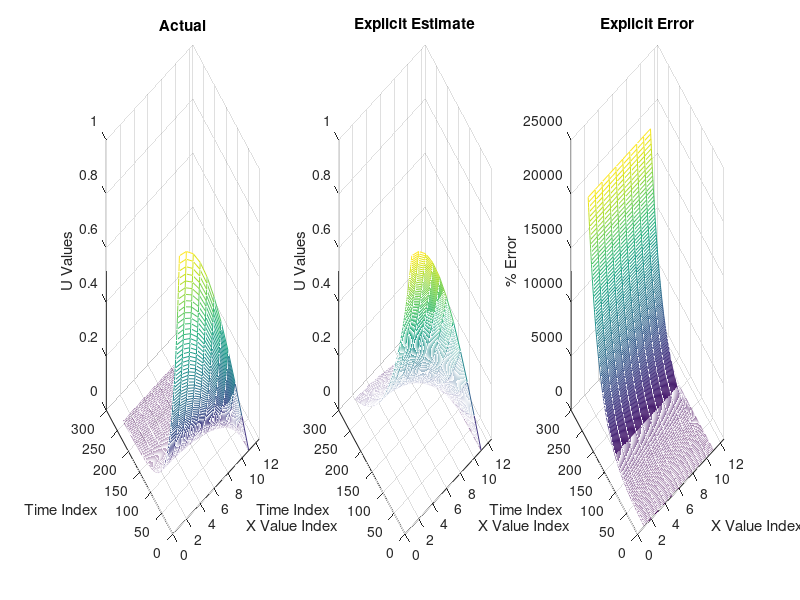
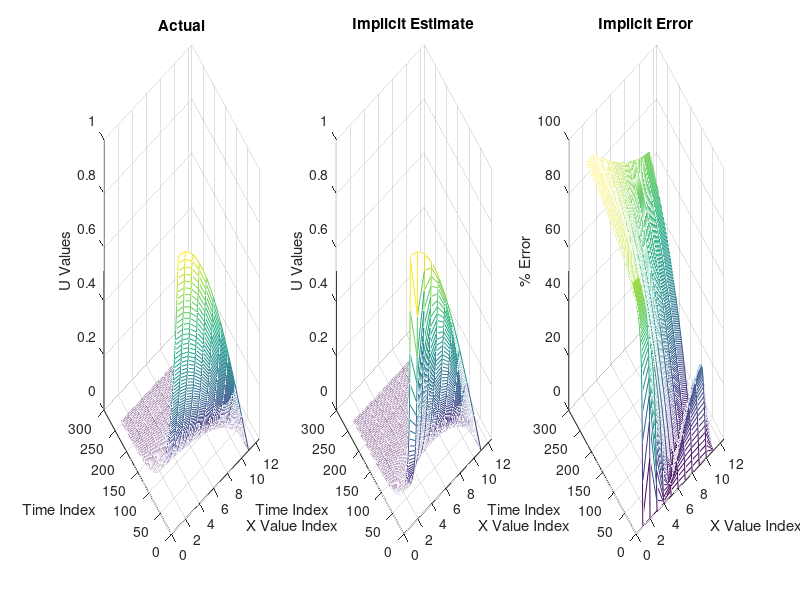
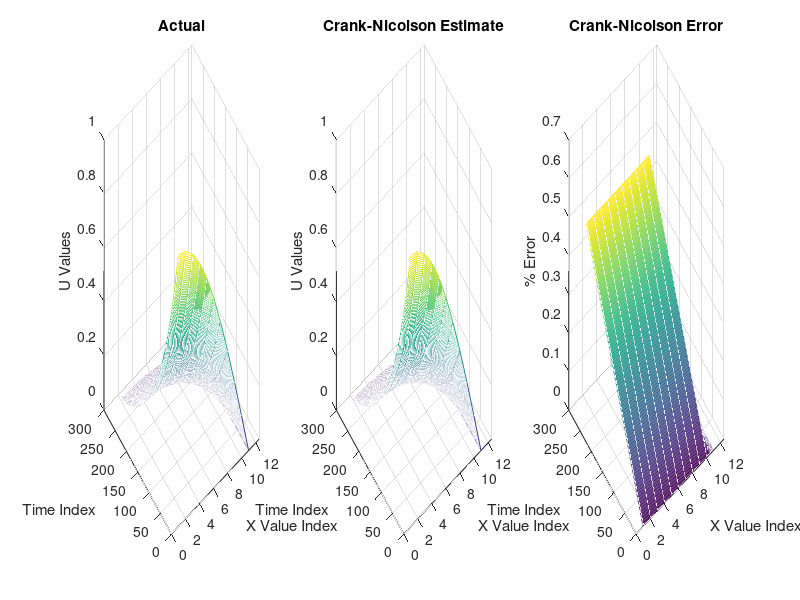
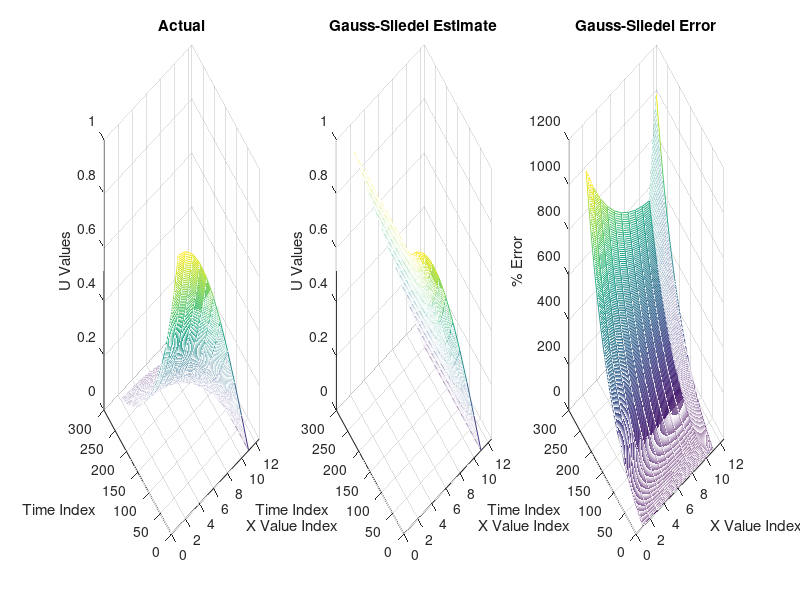

MATLAB code for these plots, in order:
clear; clc;

% Visualization of 10.6.2.1 Explicit Method 
Eactual = csvread('ExplicitBLOCKACTUAL.csv');

Eestimate = csvread('ExplicitBLOCK.csv');
Eerror = csvread('ExplicitERROR.csv');
% E8estimate = csvread('Explicit8BLOCK.csv');
% E8error = csvread('Explicit8ERROR.csv');


figure(1);
% Actual Plot 
subplot(1,3,1);
mesh(Eactual);
xlim([0 12.5]);
title('Actual');
xlabel('X Value Index');
ylabel('Time Index');
zlabel('U Values');

% Explicit Estimate Plot
subplot(1,3,2);
mesh(Eestimate);
xlim([0 12.5]);
title('Explicit Estimate');
xlabel('X Value Index');
ylabel('Time Index');
zlabel('U Values');

% Explicit Estimate Error
subplot(1,3,3);
mesh(Eerror);
xlim([0 12.5]);
title('Explicit Error');
xlabel('X Value Index');
ylabel('Time Index');
zlabel('% Error');

% % Explicit Estimate .8
% subplot(2,3,5);
% mesh(E8estimate);
% xlim([0 11.5]);
% title('Explicit .8 Estimate');
% xlabel('X Value Index');
% ylabel('Time Index');
% zlabel('U Values');
% 
% % Explicit .8 Error
% subplot(2,3,6);
% mesh(E8error);
% xlim([0 11.5]);
% title('Explicit .8 ERROR');
% xlabel('X Value Index');
% ylabel('Time Index');
% zlabel('% Error');




%% Visualization of 10.6.2.2 Implicit Method 

Eactual = csvread('ImplicitBLOCKACTUAL.csv');

Eestimate = csvread('ImplicitBLOCK.csv');
Eerror = csvread('ImplicitERROR.csv');
% E8estimate = csvread('Implicit8BLOCK.csv');
% E8error = csvread('Implicit8ERROR.csv');


figure(2);
% Actual Plot 
subplot(1,3,1);
mesh(Eactual);
xlim([0 12.5]);
title('Actual');
xlabel('X Value Index');
ylabel('Time Index');
zlabel('U Values');

% Implicit Estimate Plot
subplot(1,3,2);
mesh(Eestimate);
xlim([0 12.5]);
title('Implicit Estimate');
xlabel('X Value Index');
ylabel('Time Index');
zlabel('U Values');

% Implicit Estimate Error
subplot(1,3,3);
mesh(Eerror);
xlim([0 12.5]);
title('Implicit Error');
xlabel('X Value Index');
ylabel('Time Index');
zlabel('% Error');

% % Implicit Estimate .8
% subplot(2,3,5);
% mesh(E8estimate);
% xlim([0 11.5]);
% title('Implicit .8 Estimate');
% xlabel('X Value Index');
% ylabel('Time Index');
% zlabel('U Values');
% 
% % Implicit .8 Error
% subplot(2,3,6);
% mesh(E8error);
% xlim([0 11.5]);
% title('Implicit .8 ERROR');
% xlabel('X Value Index');
% ylabel('Time Index');
% zlabel('% Error');

%% Visualization of 10.6.2.3 Crank Nicolson Method 

Eactual = csvread('CNBLOCKACTUAL.csv');

Eestimate = csvread('CNBLOCK.csv');
Eerror = csvread('CNERROR.csv');
% E8estimate = csvread('Implicit8BLOCK.csv');
% E8error = csvread('Implicit8ERROR.csv');


figure(3);
% Actual Plot 
subplot(1,3,1);
mesh(Eactual);
xlim([0 12.5]);
title('Actual');
xlabel('X Value Index');
ylabel('Time Index');
zlabel('U Values');

% Crank-Nicolson Estimate Plot
subplot(1,3,2);
mesh(Eestimate);
xlim([0 12.5]);
title('Crank-Nicolson Estimate');
xlabel('X Value Index');
ylabel('Time Index');
zlabel('U Values');

% Crank-Nicolson Estimate Error
subplot(1,3,3);
mesh(Eerror);
xlim([0 12.5]);
title('Crank-Nicolson Error');
xlabel('X Value Index');
ylabel('Time Index');
zlabel('% Error');

% % Crank-Nicolson Estimate .8
% subplot(2,3,5);
% mesh(E8estimate);
% xlim([0 11.5]);
% title('Crank-Nicolson .8 Estimate');
% xlabel('X Value Index');
% ylabel('Time Index');
% zlabel('U Values');
% 
% % Crank-Nicolson .8 Error
% subplot(2,3,6);
% mesh(E8error);
% xlim([0 11.5]);
% title('Crank-Nicolson .8 ERROR');
% xlabel('X Value Index');
% ylabel('Time Index');
% zlabel('% Error');


%% Visualization of 10.6.2.3 Gauss Sliedel Method 

Eactual = csvread('GaussBLOCKACTUAL.csv');

Eestimate = csvread('GaussBLOCK.csv');
Eerror = csvread('GaussERROR.csv');
% E8estimate = csvread('Gauss8BLOCK.csv');
% E8error = csvread('Gauss8ERROR.csv');


figure(4);
% Actual Plot 
subplot(1,3,1);
mesh(Eactual);
xlim([0 12.5]);
title('Actual');
xlabel('X Value Index');
ylabel('Time Index');
zlabel('U Values');

% Crank-Nicolson Estimate Plot
subplot(1,3,2);
mesh(Eestimate);
xlim([0 12.5]);
title('Gauss-Sliedel Estimate');
xlabel('X Value Index');
ylabel('Time Index');
zlabel('U Values');

% Crank-Nicolson Estimate Error
subplot(1,3,3);
mesh(Eerror);
xlim([0 12.5]);
title('Gauss-Sliedel Error');
xlabel('X Value Index');
ylabel('Time Index');
zlabel('% Error');

% % Crank-Nicolson Estimate .8
% subplot(2,3,5);
% mesh(E8estimate);
% xlim([0 11.5]);
% title('Gauss-Sliedel .8 Estimate');
% xlabel('X Value Index');
% ylabel('Time Index');
% zlabel('U Values');
% 
% % Crank-Nicolson .8 Error
% subplot(2,3,6);
% mesh(E8error);
% xlim([0 11.5]);
% title('Gauss-Sliedel .8 ERROR');
% xlabel('X Value Index');
% ylabel('Time Index');
% zlabel('% Error');
